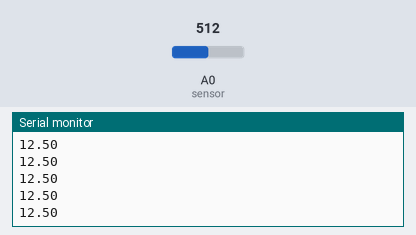
This sketch was run on a simulated Arduino Uno, built with avr-gcc and run on an emulated ATmega328P. Parts: the last lines printed to the serial monitor. Inputs (shaded band) come from the test bench; at power-on: A0 (sensor) = 512.

Above: at 1.2 s.
1.3 s: A0 (sensor) set to 716
At 1.31 s:
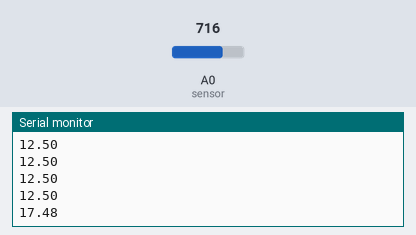
2.8 s: A0 (sensor) set to 900
At 2.82 s:
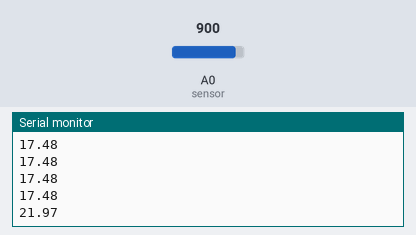
Timing chart, 0 to 5.8 s (numbered marks = the images above; inputs shaded):
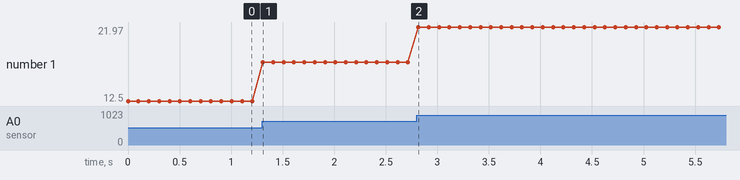

Measured:
- after the input at 1.3 s, the serial monitor: prints a new line at once (image 1)
- after the input at 2.8 s, the serial monitor: prints a new line at once (image 2)
- plotted number 1: 12.5 → 17.48 after the input at 1.3 s, 17.48 → 21.97 after the input at 2.8 s

The sketch:

voltmeter.ino
```cpp
const int sensor =  A0;
void setup() {
  pinMode(sensor, INPUT);
  Serial.begin(9600);
}
void loop() {
  double val = mapf(analogRead(A0), 0, 1024, 0, 25);
  Serial.println(val);
  delay(100);
}
double mapf(double val, double in_min, double in_max, double out_min, double out_max) {
  return (val - in_min) * (out_max - out_min) / (in_max - in_min) + out_min;
}
```
